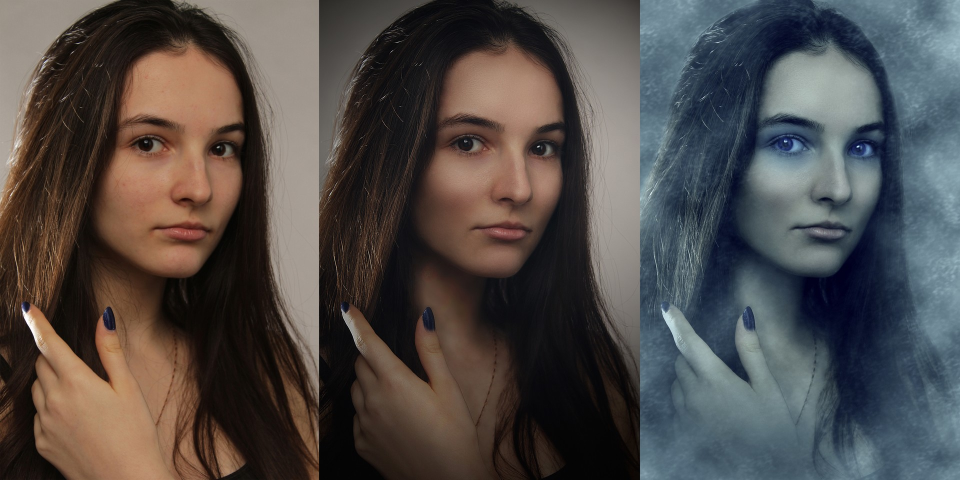
#> input picture data_preparation/elena.jpg, 1920 x 960 px (shown at 1/2 size)
$ python preprecess.py   (older library calls are emulated)
#> lines starting #> are read from the running program, lines starting #| are printed output that depends on the picture

import os
import cv2

from scipy.ndimage.filters import median_filter

#Size of images
IMAGE_WIDTH = 1920#395#1920#227
IMAGE_HEIGHT = 960#264#960#227

def transform_img_and_denoise(img, img_width=IMAGE_WIDTH, img_height=IMAGE_HEIGHT):

    #Histogram Equalization
    img[:, :, 0] = cv2.equalizeHist(img[:, :, 0])
    img[:, :, 1] = cv2.equalizeHist(img[:, :, 1])
    img[:, :, 2] = cv2.equalizeHist(img[:, :, 2])


    #Image Denoising
    #img = cv2.fastNlMeansDenoisingColored(img,None,10,10,7,21)

    #Image Resizing
    #img = cv2.resize(img, (img_width, img_height), interpolation = cv2.INTER_CUBIC)

    return img

def sharpen_image(img, sigma, strength):
    #Image Median filtering
    img_mf = median_filter(img, sigma)

    #Laplacial Calculation
    lap = cv2.Laplacian(img_mf, cv2.CV_64F)

    #Sharpen the Image
    sharp = img-strength*lap

    #Saturate Pixels

    sharp[sharp>255] =255
    sharp[sharp<0] = 0

    return sharp


# [4 lines of commented-out code are left out]

""" for file in os.listdir("/home/pakoxtror/Desktop/prueba"):
    filename = os.fsdecode(file)
    if filename.endswith(".jpg"):
        direc = "/home/pakoxtror/Desktop/prueba/"+ filename
        print(direc)
        img = cv2.imread(direc, cv2.IMREAD_COLOR)
        img = transform_img_and_denoise(img, IMAGE_WIDTH, IMAGE_HEIGHT)
        img = sharpen_image(img, 5, 0.8)
        saveas = "/home/pakoxtror/Desktop/pruebaeq/" + filename
        cv2.imwrite(saveas , img) """
img = cv2.imread("elena.jpg", cv2.IMREAD_COLOR)
#> img is the input picture: shape (960, 1920, 3); mean B, G, R 72.8, 74.9, 79.9
height, width, channels = img.shape
#> height = 960; width = 1920; channels = 3
print(img.shape)
#| (960, 1920, 3)
img1 = transform_img_and_denoise(img, IMAGE_WIDTH, IMAGE_HEIGHT)
#> in transform_img_and_denoise, `img[:, :, 0] = cv2.equalizeHist(img[:, :, 0])`:
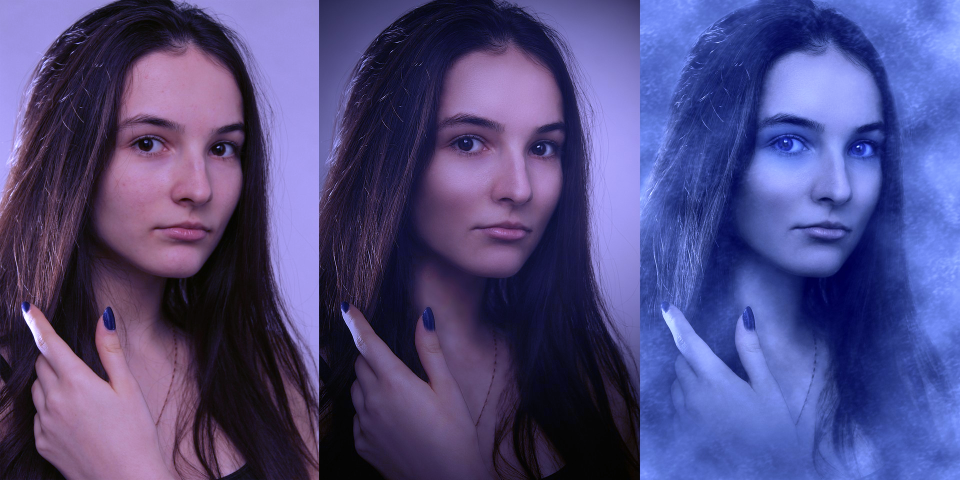
#> img: shape (960, 1920, 3) (shown at 1/2 size); mean B, G, R 128.3, 74.9, 79.9
#> in transform_img_and_denoise, `img[:, :, 1] = cv2.equalizeHist(img[:, :, 1])`:
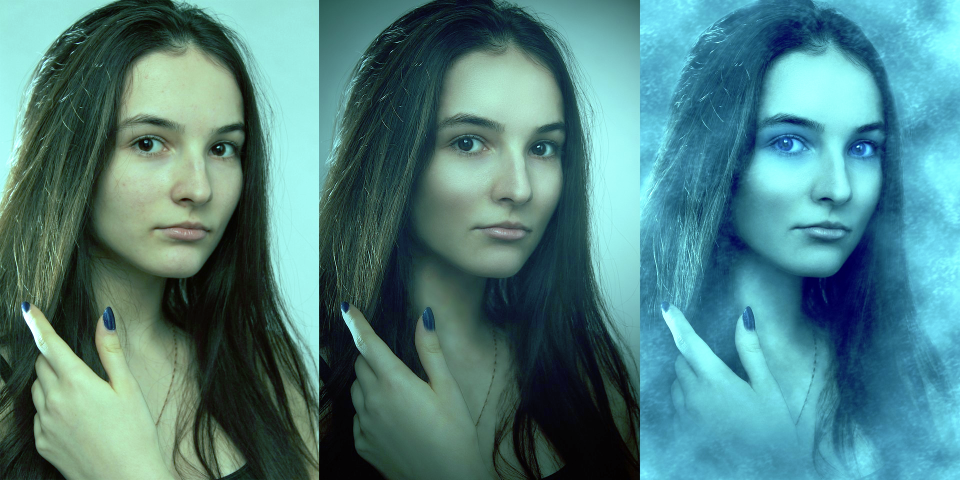
#> img: shape (960, 1920, 3) (shown at 1/2 size); mean B, G, R 128.3, 128.3, 79.9
#> in transform_img_and_denoise, `img[:, :, 2] = cv2.equalizeHist(img[:, :, 2])`:
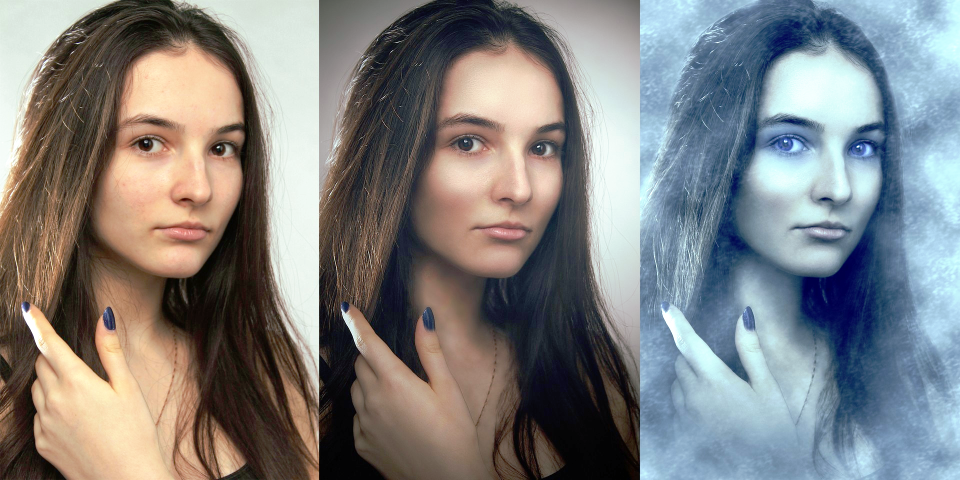
#> img: shape (960, 1920, 3) (shown at 1/2 size); mean B, G, R 128.3, 128.3, 128.2
cv2.imwrite("elena_1.jpg" , img1)
img2 = sharpen_image(img1, 5, 0.8)
#> in sharpen_image, `img_mf = median_filter(img, sigma)`:
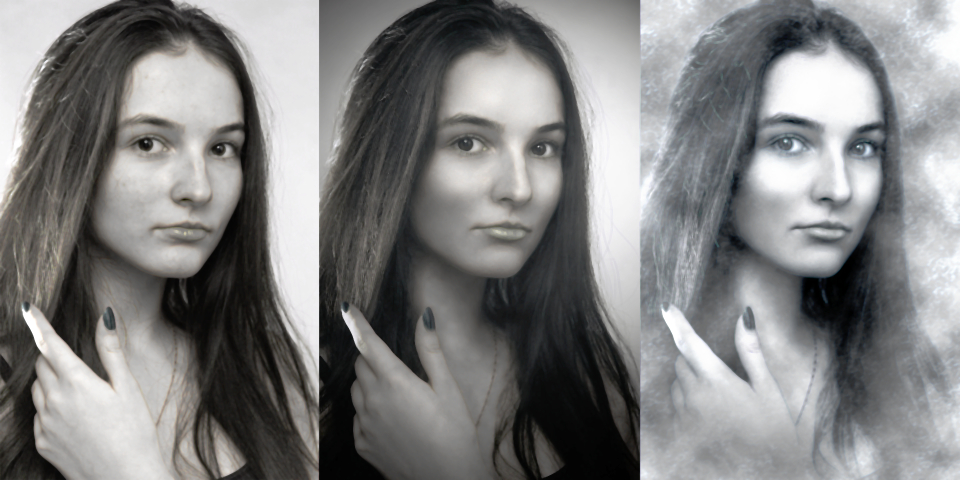
#> img_mf: shape (960, 1920, 3) (shown at 1/2 size); mean B, G, R 127.9, 128, 128.1
#> in sharpen_image, `lap = cv2.Laplacian(img_mf, cv2.CV_64F)`:
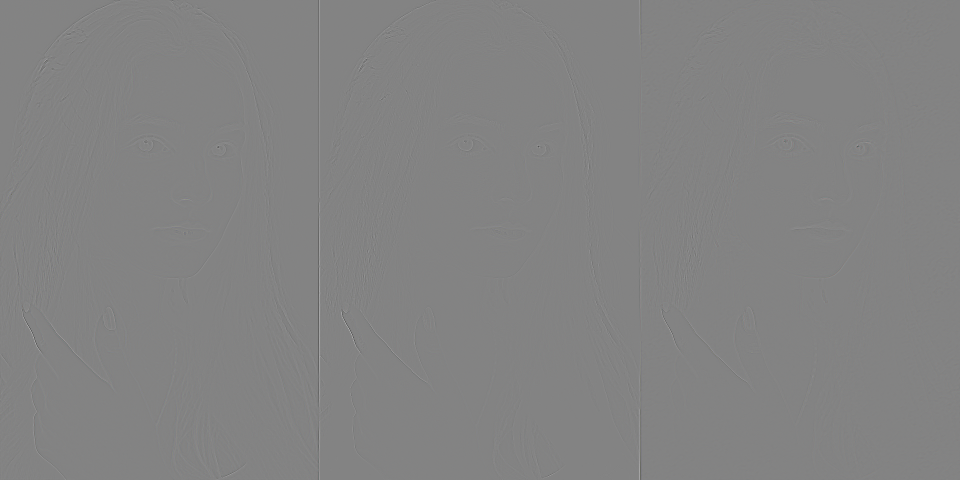
#> lap: shape (960, 1920, 3) float64 (shown at 1/2 size); mean B, G, R 0, 0, 0; drawn with min black and max white
#> in sharpen_image, `sharp = img-strength*lap`:
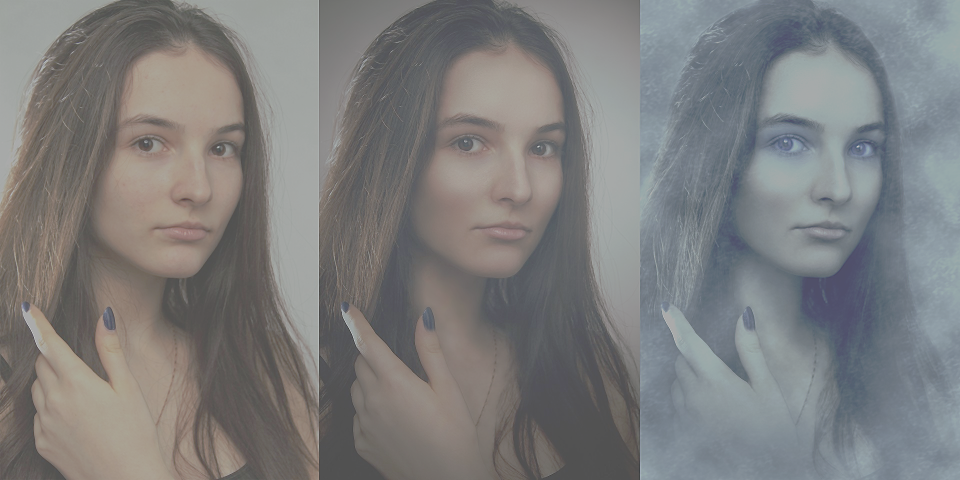
#> sharp: shape (960, 1920, 3) float64 (shown at 1/2 size); mean B, G, R 128.3, 128.3, 128.2; drawn with min black and max white
#> in sharpen_image, `sharp[sharp>255] =255`:
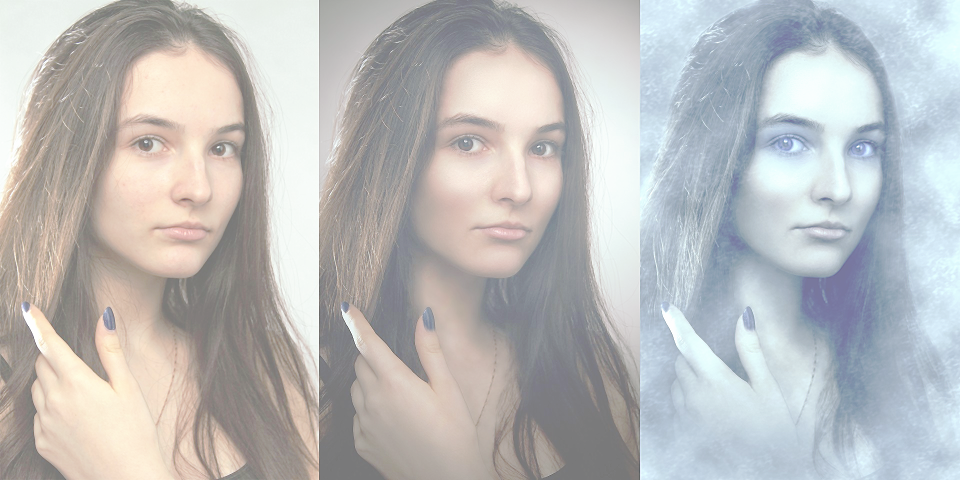
#> sharp: shape (960, 1920, 3) float64 (shown at 1/2 size); mean B, G, R 128.2, 128.2, 128.2; drawn with min black and max white
cv2.imwrite("elena_2.jpg" , img2)
